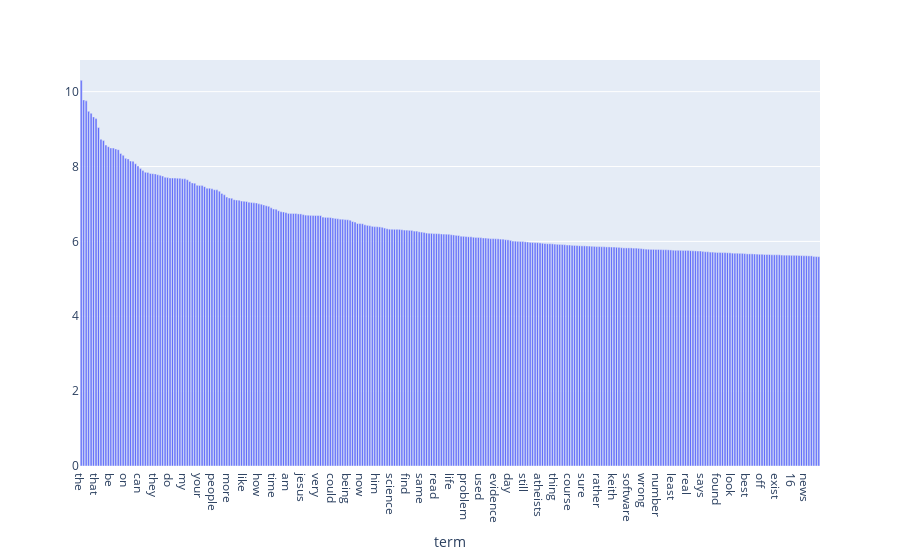

The notebook cell saved with this chart:
### Markdown cell above
### >>> **Exercise 15 (take home):** 
You can copy the code from the previous exercise and change the 'term_frequencies' variable for the 'term_frequencies_log', comment about the differences that you observe and talk about other possible insights that we can get from a log distribution.

### Code cell
# Answer here
# The distribution after the log transform looks more uniform, and low-frequency terms become visible, which helps us compare the low-frequency terms.
# The order stays the same, but the y axis becomes multiplicative, which is useful when the distribution spans multiple orders of magnitude.
import math
voc_count_full = X_counts.sum(axis=0).A1
df_todraw = pd.DataFrame({
    "term": count_vect.get_feature_names_out(),
    "count_log": [math.log(i) for i in voc_count_full]
})
df_sorted = df_todraw.sort_values("count_log", ascending=False, kind="mergesort", ignore_index=True)
fig = px.bar(df_sorted[:300], x='term', y='count_log', labels={'count_log': ''}) # Display the most frequent 300 terms
fig.show()

### Figure 1 — Plotly figure (JSON) as saved in the notebook; plotly's stock layout.template omitted (floating-point values rounded to 4 significant figures; data arrays with more than 128 entries replaced by an {"elided": "..."} marker saying what was removed)
{"data": [{"hovertemplate": "term=%{x}<br>=%{y}<extra></extra>", "legendgroup": "", "marker": {"color": "#636efa", "pattern": {"shape": ""}}, "name": "", "orientation": "v", "showlegend": false, "textposition": "auto", "type": "bar", "x": {"elided": "300 str values"}, "xaxis": "x", "y": {"elided": "300 float values"}, "yaxis": "y"}], "layout": {"barmode": "relative", "legend": {"tracegroupgap": 0}, "margin": {"t": 60}, "xaxis": {"anchor": "y", "domain": [0, 1], "title": {"text": "term"}}, "yaxis": {"anchor": "x", "domain": [0, 1], "title": {"text": ""}}}}
